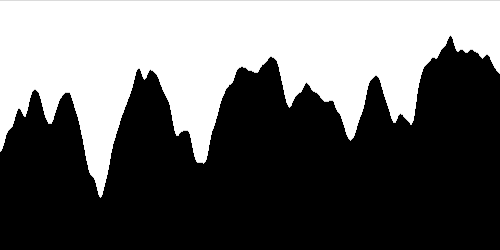
Frame 1 (no input)
Frame 2 (the mouse pressed at the canvas centre, redrawn once): identical to frame 1, image omitted

The Processing sketch that drew this single still picture (run headless with seeded random() and noise(); the mouse was pressed at the canvas centre and the sketch redrawn once):

// Processing sketch: sketch_03_noise
// ── sketch_03_noise.pde

void setup()
{
 size(500,250); 
}

void draw()
{
  background(0);
  stroke(255);
  for(int i=0;i<width;i++)
  {
    float value = map(i,0,width,0.0,1.0);
    line(i,noise(value*10)*height,i,0);
  }
  noLoop();
}
